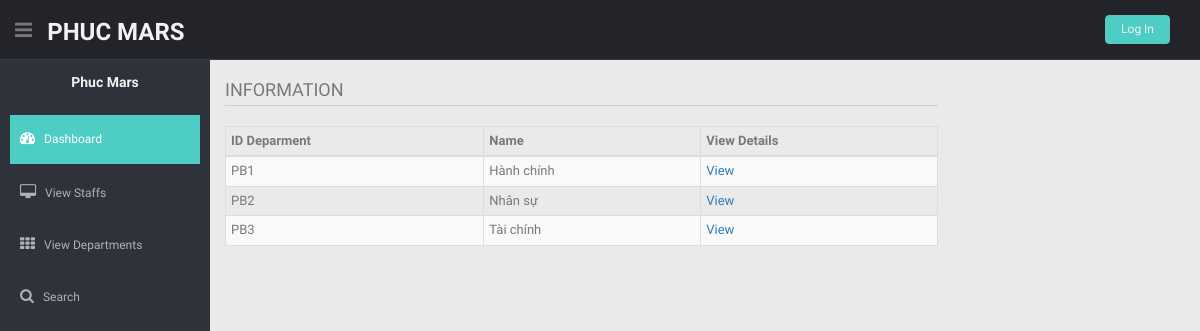
The page /xemthongtinPB.php on the database its author committed.
### tables this page shows
CREATE TABLE `phongban` (
  `IDPB` varchar(30) NOT NULL,
  `tenPB` text NOT NULL,
  `mota` text NOT NULL
);

### xemthongtinPB.php (the view, shortened to what this page needs)
<?php include "./includes/header.php"; ?>
<?php include "./includes/navigation.php"; ?>
<section id="main-content">
    <section class="wrapper">
        <div class="row">
            <div class="col-lg-9 main-chart">
                <div class="border-head">
                    <h3>INFORMATION</h3>
                </div>
                <table class="table table-bordered table-striped table-condensed">
                    <thead>
                        <tr>
                            <th>ID Deparment</th>
                            <th>Name</th>
                            <th class="numeric">View Details</th>
                        </tr>
                    </thead>
                    <tbody>
                        <?php
                            $link = mysqli_connect("localhost","root","")or die("Could not connect to MySql Database");
                            mysqli_select_db($link,"DULIEU");
                            mysqli_set_charset($link, 'UTF8');
                            $sql = 'SELECT *FROM phongban';
                            $result = mysqli_query($link,$sql);
                            while($row = mysqli_fetch_assoc($result)){
                                $IDPB = $row['IDPB'];
                                $tenpb = $row['tenPB'];
                                echo '<tr><td>'.$IDPB.'</td><td>'.$tenpb.'</td><td><a href = "xemThongTinPBChiTiet.php?IDPB='. $row['IDPB'].'">View</a></a></td></tr>';
                            }
                        ?>
                    </tbody>
                </table>
            </div>
        </div>
    </section>
</section>
<?php include "./includes/footer.php"; ?>

### css/style.css (style rules this page uses)
body { color: #797979; background: #eaeaea; font-family: 'Ruda', sans-serif; padding: 0px !important; margin: 0px !important; font-size:13px; }
a, a:hover, a:focus { text-decoration: none; outline: none; }
#main-content { margin-left: 210px; }
.wrapper { display: inline-block; margin-top: 60px; padding-left: 15px; padding-right: 15px; padding-bottom: 15px; padding-top: 0px; width: 100%; }
.main-chart { padding-top: 20px; }
.border-head h3 { border-bottom: 1px solid #c9cdd7; margin-top: 0; margin-bottom: 20px; padding-bottom: 5px; font-weight: normal; font-size: 18px; display: inline-block; width: 100%; font-weight: 300; }

### rows shown on the page
phongban: IDPB "PB1", tenPB "Hành chính"
phongban: IDPB "PB2", tenPB "Nhân sự"
phongban: IDPB "PB3", tenPB "Tài chính"
